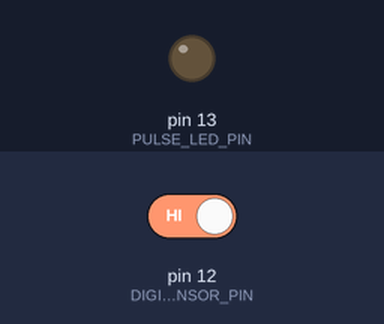
Bench run of a sketch on a simulated Arduino Uno, built with avr-gcc and run on an emulated ATmega328P. Parts: output pins drawn as LEDs (lit = HIGH). The test bench sets the inputs (shaded band); at power-on: pin 12 (DIGITAL_SENSOR_PIN) HIGH. What the sketch prints to the serial monitor is not drawn.

Above: at 1.2 s.
1.3 s: pin 12 (DIGITAL_SENSOR_PIN) driven LOW
At 2.5 s:
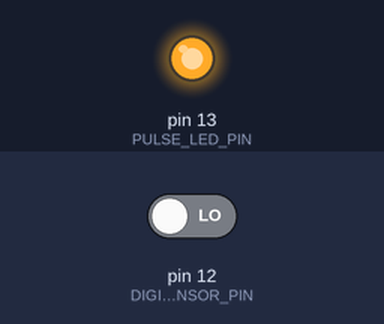
2.8 s: pin 12 (DIGITAL_SENSOR_PIN) driven HIGH
At 3.6 s:
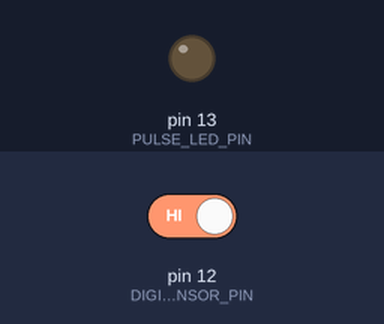
Timing chart, 0 to 5.8 s (numbered marks = the images above; inputs shaded):
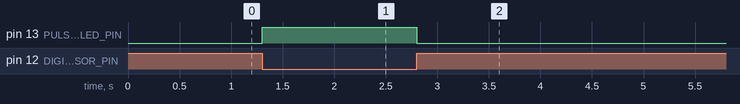

Measured:
- after the input at 1.3 s, pin 13 (PULSE_LED_PIN): LOW → HIGH at once
- after the input at 2.8 s, pin 13 (PULSE_LED_PIN): HIGH → LOW at once

The sketch:

s0pcm.ino
```cpp
// (licence header left out)
const unsigned int S0PCM_ID = 1;

const byte DIGITAL_SENSOR_PIN = 12;
const byte PULSE_LED_PIN = 13; // Onboard led

const unsigned long REPORT_INTERVAL_MS = 10000UL;
const unsigned long DEBOUNCE_TIME_MS = 1UL;

char buf[64];
unsigned long pulse_count = 0;


// Called once by by runtime
void setup()
{
  Serial.begin(9600);

  sprintf(buf, "/%u:S0PCM Pulse Counter", S0PCM_ID);
  Serial.println(buf);

  pinMode(DIGITAL_SENSOR_PIN, INPUT);
  pinMode(PULSE_LED_PIN, OUTPUT);
}


// Debounced measurement of the sensor pin.
void measure(const unsigned long now)
{
  static unsigned long ignore_read_until_timestamp = 0;
  static unsigned long pulse_start = 0;
  static int last_val = LOW;

  if(ignore_read_until_timestamp >= now)
    return;

  const int val = digitalRead(DIGITAL_SENSOR_PIN);
  if(last_val != val)
  {
    if(val == LOW) // On
    {
      digitalWrite(PULSE_LED_PIN, HIGH);

      pulse_start = now;
    }
    else
    {
      digitalWrite(PULSE_LED_PIN, LOW);

      const unsigned long duration = now - pulse_start;
      if(duration >= 20 && duration <= 110)
        ++pulse_count;
    }

    last_val = val;
    ignore_read_until_timestamp = now + DEBOUNCE_TIME_MS;
  }
}


// Output measurements in S0PCM format every REPORT_INTERVAL_MS.
void output(const unsigned long now)
{
  static unsigned long next_output_timestamp = now + REPORT_INTERVAL_MS;
  static unsigned long total_pulse_count = 0;

  if(now >= next_output_timestamp)
  {
    total_pulse_count += pulse_count;

    sprintf(buf, "ID:%u:I:%lu:M1:%lu:%lu",
        S0PCM_ID, REPORT_INTERVAL_MS/1000UL, pulse_count, total_pulse_count);
    Serial.println(buf);

    pulse_count = 0;
    next_output_timestamp += REPORT_INTERVAL_MS;
  }
}

// Called continuously by runtime.
void loop()
{
  const unsigned long now = millis();

  measure(now);
  output(now);
}
```
